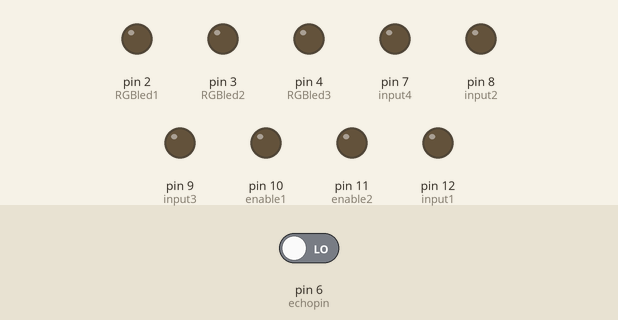
The sketch below on a simulated Arduino Uno, built with avr-gcc and run on an emulated ATmega328P. Shown: output pins drawn as LEDs (lit = HIGH). The test bench sets the inputs (shaded band); at power-on: pin 6 (echopin) LOW. Pins used as bus, display or sensor lines are not drawn.

Above: at 0.1 s.
At 1.1 s:
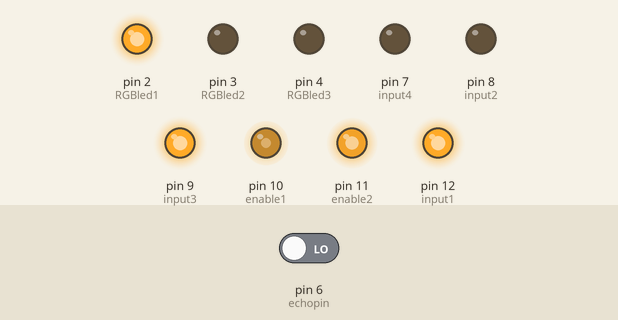
Timing chart, 0 to 2.6 s (numbered marks = the images above):
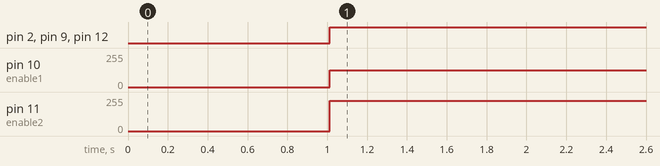

The sketch:

Trial3.ino
```cpp
#define input1 12
#define input2 8
#define enable1 10
#define input3 9
#define input4 7
#define enable2 11
#define RGBled1 2
#define RGBled2 3
#define RGBled3 4
#define echopin 6
#define trigpin 5


int speed = 0;
int dis = 100;
int distance;
long duration;
char movement;
int command;

void setup()
{

    pinMode(trigpin, OUTPUT);
    pinMode(echopin, INPUT);
    pinMode(RGBled1, OUTPUT);
    pinMode(RGBled2, OUTPUT);
    pinMode(RGBled3, OUTPUT);
    pinMode(input1, OUTPUT);
    pinMode(input2, OUTPUT);
    pinMode(input3, OUTPUT);
    pinMode(input4, OUTPUT);
    pinMode(enable1, OUTPUT);
    pinMode(enable2, OUTPUT);

    Serial.begin(9600);
}

void loop()
{

    command = 2;
    if(command == 1)
    {
        manual();
    }
    else if (command == 2)
    {
        autonomous();
    }
}

void manual()
{
    SPD();
    forward();
    switch (movement)
    {
    case 'F':
        forward();
        break;
    case 'B':
        backward();
        break;
    case 'L':
        left();
        break;
    case 'R':
        right();
        break;
    case 'S':
        stop();
        break;
    }
}

void autonomous()
{
    while (true)
    {
        ultrasonic();
        SPD();
        forward();
    }
    if (distance > dis)
    {
        for (int i = dis; i != distance;)
        {
            right();
            delay(10);
            forward();
            if (i == distance)
            {
                forward();
                break;
            }
            else
            {
                continue;
            }
        }
    }
    else if (distance < dis)
    {
        for (int j = dis; j != distance;)
        {
            left();
            delay(10);
            forward();
            if (j == distance)
            {
                forward();
                break;
            }
            else
            {

                continue;
            }
        }
    }
    else if (distance == dis)
    {
        forward();
    }
}

void SPD()
{
    speed = 1;
    if (speed == 0)
    {
        analogWrite(enable1, 0);
        analogWrite(enable2, 0);
    }
    else if (speed == 1)
    {
        analogWrite(enable1, 125);
        analogWrite(enable2, 1250);
        digitalWrite(RGBled1, HIGH);
    }
    else if (speed == 2)
    {
        analogWrite(enable1, 190);
        analogWrite(enable2, 190);
        digitalWrite(RGBled2, HIGH);
    }
    else if (speed == 3)
    {
        analogWrite(enable1, 255);
        analogWrite(enable2, 255);
        digitalWrite(RGBled3, HIGH);
    }
}

void forward()
{
    digitalWrite(input1, HIGH);
    digitalWrite(input2, LOW);
    digitalWrite(input3, HIGH);
    digitalWrite(input4, LOW);
}
void backward()
{
    digitalWrite(input1, LOW);
    digitalWrite(input2, HIGH);
    digitalWrite(input3, LOW);
    digitalWrite(input4, HIGH);
}

void right()
{
    digitalWrite(input1, LOW);
    digitalWrite(input2, HIGH);
    digitalWrite(input3, HIGH);
    digitalWrite(input4, LOW);
}

void left()
{
    digitalWrite(input1, HIGH);
    digitalWrite(input2, LOW);
    digitalWrite(input3, LOW);
    digitalWrite(input4, HIGH);
}

void stop()
{
    digitalWrite(input1, LOW);
    digitalWrite(input2, LOW);
    digitalWrite(input3, LOW);
    digitalWrite(input4, LOW);
}

double ultrasonic()
{
    digitalWrite(trigpin, LOW);
    delay(2);
    digitalWrite(trigpin, HIGH);
    delay(10);
    digitalWrite(trigpin, LOW);

    duration = pulseIn(echopin, HIGH);
    distance = duration * 0.034 / 2;
    return distance;
}
```

Measured:
- by itself, pin 2 (RGBled1), pin 9 (input3), pin 12 (input1): LOW → HIGH at 1.0 s
- by itself, pin 10 (enable1): 0/255 → 125/255 at 1.0 s
- by itself, pin 11 (enable2): 0/255 → 226/255 at 1.0 s
